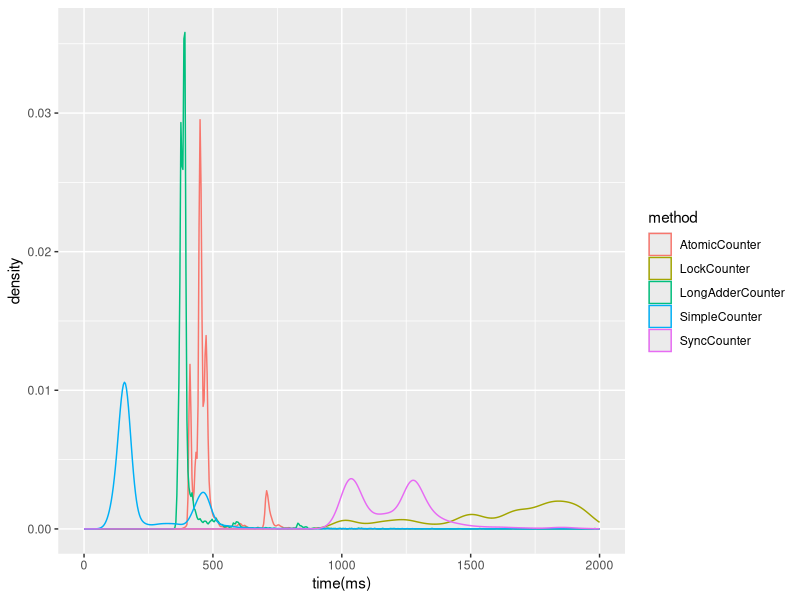

This figure's R source:
library(ggplot2)
data <- read.csv("timing_data.txt", sep=",", h=F)
colnames(data) <- c("time", "method")
ggplot(data, aes(time, group=method))+
  geom_density(aes(color=method))+
  xlim(0,2000)+
  labs(x="time(ms)")
